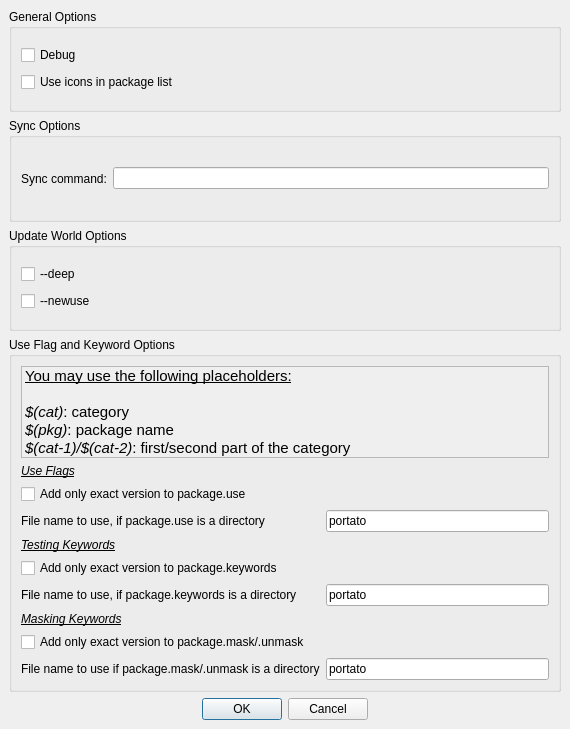
<ui version="4.0" >
 <class>PreferencesWindow</class>
 <widget class="QDialog" name="PreferencesWindow" >
  <property name="geometry" >
   <rect>
    <x>0</x>
    <y>0</y>
    <width>570</width>
    <height>729</height>
   </rect>
  </property>
  <property name="windowTitle" >
   <string>Preferences</string>
  </property>
  <layout class="QVBoxLayout" >
   <property name="margin" >
    <number>9</number>
   </property>
   <property name="spacing" >
    <number>6</number>
   </property>
   <item>
    <widget class="QGroupBox" name="generalBox" >
     <property name="title" >
      <string>General Options</string>
     </property>
     <property name="alignment" >
      <set>Qt::AlignLeading</set>
     </property>
     <layout class="QVBoxLayout" >
      <property name="margin" >
       <number>9</number>
      </property>
      <property name="spacing" >
       <number>0</number>
      </property>
      <item>
       <widget class="QCheckBox" name="debugCheck" >
        <property name="text" >
         <string>Debug</string>
        </property>
       </widget>
      </item>
      <item>
       <widget class="QCheckBox" name="pkgIconsCheck" >
        <property name="text" >
         <string>Use icons in package list</string>
        </property>
       </widget>
      </item>
     </layout>
    </widget>
   </item>
   <item>
    <widget class="QGroupBox" name="syncBox" >
     <property name="title" >
      <string>Sync Options</string>
     </property>
     <layout class="QHBoxLayout" >
      <property name="margin" >
       <number>9</number>
      </property>
      <property name="spacing" >
       <number>6</number>
      </property>
      <item>
       <widget class="QLabel" name="label" >
        <property name="text" >
         <string>Sync command:</string>
        </property>
       </widget>
      </item>
      <item>
       <widget class="QLineEdit" name="syncCmdEdit" />
      </item>
     </layout>
    </widget>
   </item>
   <item>
    <widget class="QGroupBox" name="updateBox" >
     <property name="title" >
      <string>Update World Options</string>
     </property>
     <layout class="QVBoxLayout" >
      <property name="margin" >
       <number>9</number>
      </property>
      <property name="spacing" >
       <number>0</number>
      </property>
      <item>
       <widget class="QCheckBox" name="deepCheck" >
        <property name="text" >
         <string>--deep</string>
        </property>
       </widget>
      </item>
      <item>
       <widget class="QCheckBox" name="newUseCheck" >
        <property name="text" >
         <string>--newuse</string>
        </property>
       </widget>
      </item>
     </layout>
    </widget>
   </item>
   <item>
    <widget class="QGroupBox" name="flagBox" >
     <property name="title" >
      <string>Use Flag and Keyword Options</string>
     </property>
     <layout class="QGridLayout" >
      <property name="margin" >
       <number>9</number>
      </property>
      <property name="spacing" >
       <number>6</number>
      </property>
      <item row="7" column="0" >
       <widget class="QLabel" name="label_7" >
        <property name="text" >
         <string>&lt;u>&lt;i>Masking Keywords&lt;/u>&lt;/i></string>
        </property>
       </widget>
      </item>
      <item row="1" column="0" >
       <widget class="QLabel" name="label_3" >
        <property name="text" >
         <string>&lt;i>&lt;u>Use Flags&lt;/u>&lt;/i></string>
        </property>
       </widget>
      </item>
      <item row="9" column="1" >
       <widget class="QLineEdit" name="maskEdit" >
        <property name="text" >
         <string>portato</string>
        </property>
       </widget>
      </item>
      <item row="5" column="0" >
       <widget class="QCheckBox" name="testingCheck" >
        <property name="text" >
         <string>Add only exact version to package.keywords</string>
        </property>
       </widget>
      </item>
      <item row="6" column="0" >
       <widget class="QLabel" name="label_6" >
        <property name="text" >
         <string>File name to use, if package.keywords is a directory</string>
        </property>
       </widget>
      </item>
      <item row="9" column="0" >
       <widget class="QLabel" name="label_8" >
        <property name="text" >
         <string>File name to use if package.mask/.unmask is a directory</string>
        </property>
       </widget>
      </item>
      <item row="2" column="0" >
       <widget class="QCheckBox" name="useCheck" >
        <property name="text" >
         <string>Add only exact version to package.use</string>
        </property>
       </widget>
      </item>
      <item row="3" column="1" >
       <widget class="QLineEdit" name="useEdit" >
        <property name="text" >
         <string>portato</string>
        </property>
       </widget>
      </item>
      <item row="4" column="0" >
       <widget class="QLabel" name="label_5" >
        <property name="text" >
         <string>&lt;i>&lt;u>Testing Keywords&lt;/u>&lt;/i></string>
        </property>
       </widget>
      </item>
      <item row="3" column="0" >
       <widget class="QLabel" name="label_4" >
        <property name="text" >
         <string>File name to use, if package.use is a directory</string>
        </property>
       </widget>
      </item>
      <item row="8" column="0" >
       <widget class="QCheckBox" name="maskCheck" >
        <property name="text" >
         <string>Add only exact version to package.mask/.unmask</string>
        </property>
       </widget>
      </item>
      <item row="6" column="1" >
       <widget class="QLineEdit" name="testingEdit" >
        <property name="text" >
         <string>portato</string>
        </property>
       </widget>
      </item>
      <item row="0" column="0" colspan="2" >
       <widget class="QLabel" name="hintLabel" >
        <property name="autoFillBackground" >
         <bool>true</bool>
        </property>
        <property name="frameShape" >
         <enum>QFrame::StyledPanel</enum>
        </property>
        <property name="frameShadow" >
         <enum>QFrame::Raised</enum>
        </property>
        <property name="text" >
         <string>&lt;html>&lt;head>&lt;meta name="qrichtext" content="1" />&lt;style type="text/css">
p, li { white-space: pre-wrap; }
&lt;/style>&lt;/head>&lt;body style=" font-family:'Sans Serif'; font-size:11pt; font-weight:400; font-style:normal; text-decoration:none;">
&lt;p style=" margin-top:0px; margin-bottom:0px; margin-left:0px; margin-right:0px; -qt-block-indent:0; text-indent:0px;">&lt;span style=" text-decoration: underline;">You may use the following placeholders:&lt;/span> &lt;/p>
&lt;p style="-qt-paragraph-type:empty; margin-top:0px; margin-bottom:0px; margin-left:0px; margin-right:0px; -qt-block-indent:0; text-indent:0px;">&lt;/p>
&lt;p style=" margin-top:0px; margin-bottom:0px; margin-left:0px; margin-right:0px; -qt-block-indent:0; text-indent:0px;">&lt;span style=" font-style:italic;">$(cat)&lt;/span>: category&lt;/p>
&lt;p style=" margin-top:0px; margin-bottom:0px; margin-left:0px; margin-right:0px; -qt-block-indent:0; text-indent:0px;">&lt;span style=" font-style:italic;">$(pkg)&lt;/span>: package name&lt;/p>
&lt;p style=" margin-top:0px; margin-bottom:0px; margin-left:0px; margin-right:0px; -qt-block-indent:0; text-indent:0px;">&lt;span style=" font-style:italic;">$(cat-1)/$(cat-2)&lt;/span>: first/second part of the category&lt;/p>&lt;/body>&lt;/html></string>
        </property>
       </widget>
      </item>
     </layout>
    </widget>
   </item>
   <item>
    <widget class="QDialogButtonBox" name="buttonBox" >
     <property name="orientation" >
      <enum>Qt::Horizontal</enum>
     </property>
     <property name="standardButtons" >
      <set>QDialogButtonBox::Cancel|QDialogButtonBox::NoButton|QDialogButtonBox::Ok</set>
     </property>
     <property name="centerButtons" >
      <bool>true</bool>
     </property>
    </widget>
   </item>
  </layout>
 </widget>
 <resources/>
 <connections>
  <connection>
   <sender>buttonBox</sender>
   <signal>accepted()</signal>
   <receiver>PreferencesWindow</receiver>
   <slot>accept()</slot>
   <hints>
    <hint type="sourcelabel" >
     <x>227</x>
     <y>676</y>
    </hint>
    <hint type="destinationlabel" >
     <x>157</x>
     <y>274</y>
    </hint>
   </hints>
  </connection>
  <connection>
   <sender>buttonBox</sender>
   <signal>rejected()</signal>
   <receiver>PreferencesWindow</receiver>
   <slot>reject()</slot>
   <hints>
    <hint type="sourcelabel" >
     <x>295</x>
     <y>682</y>
    </hint>
    <hint type="destinationlabel" >
     <x>286</x>
     <y>274</y>
    </hint>
   </hints>
  </connection>
 </connections>
</ui>
